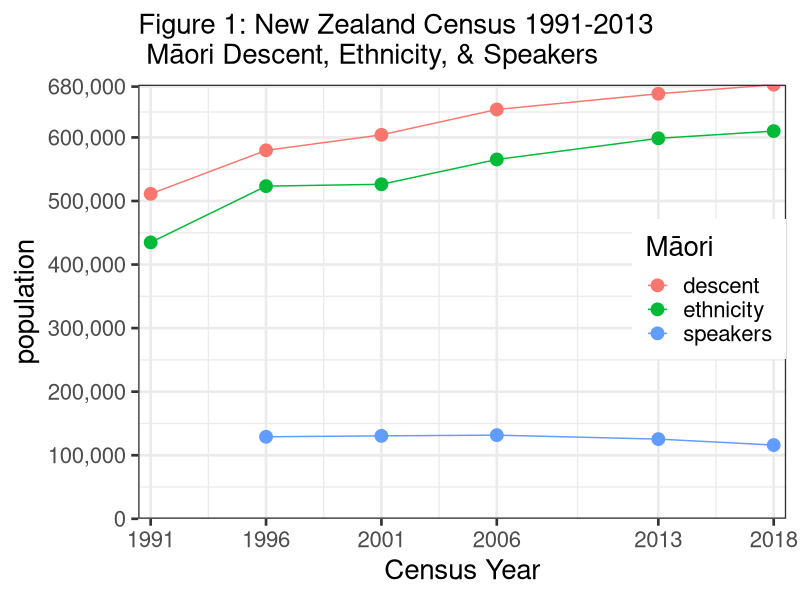
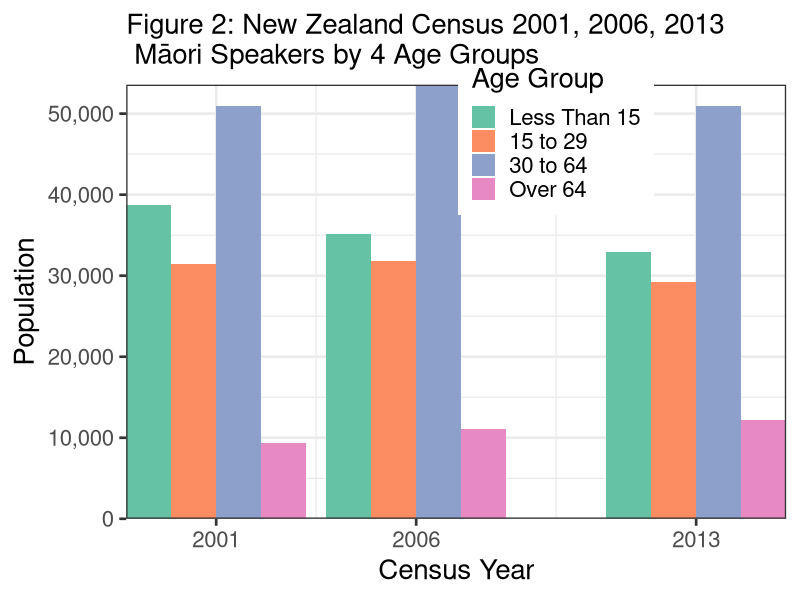
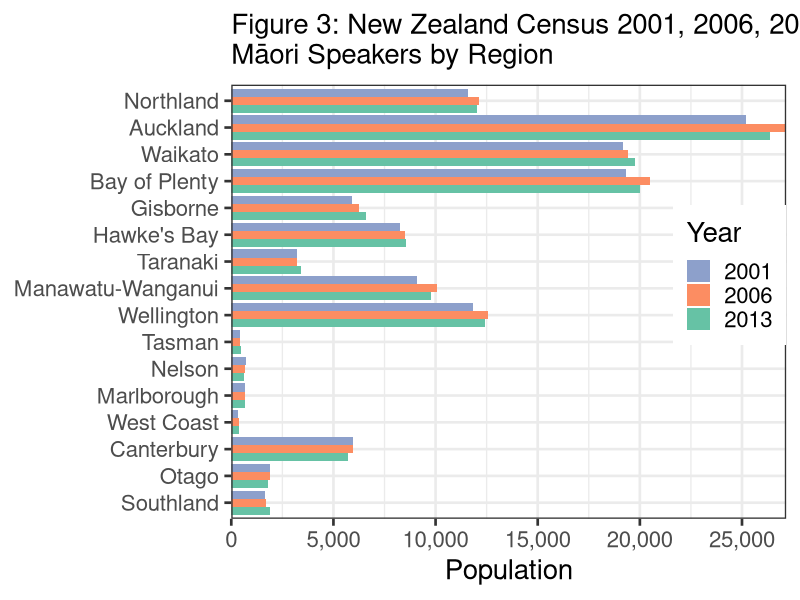
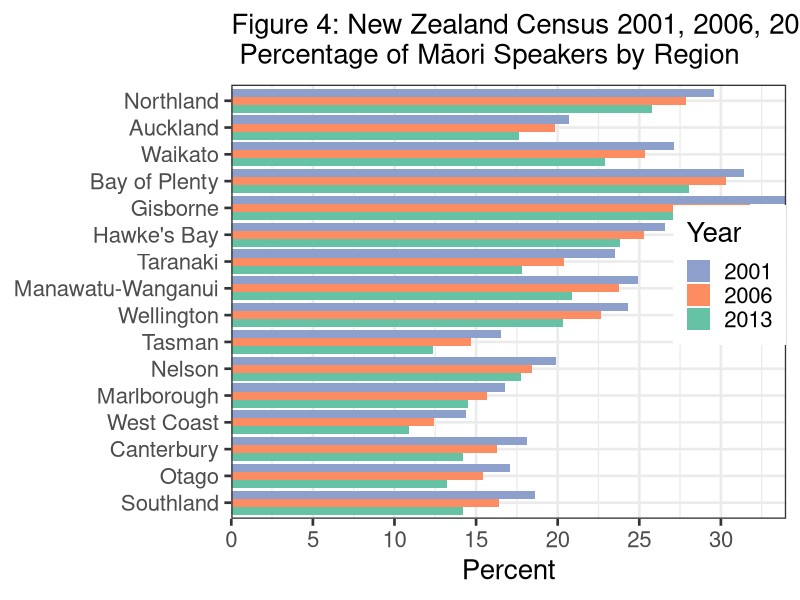
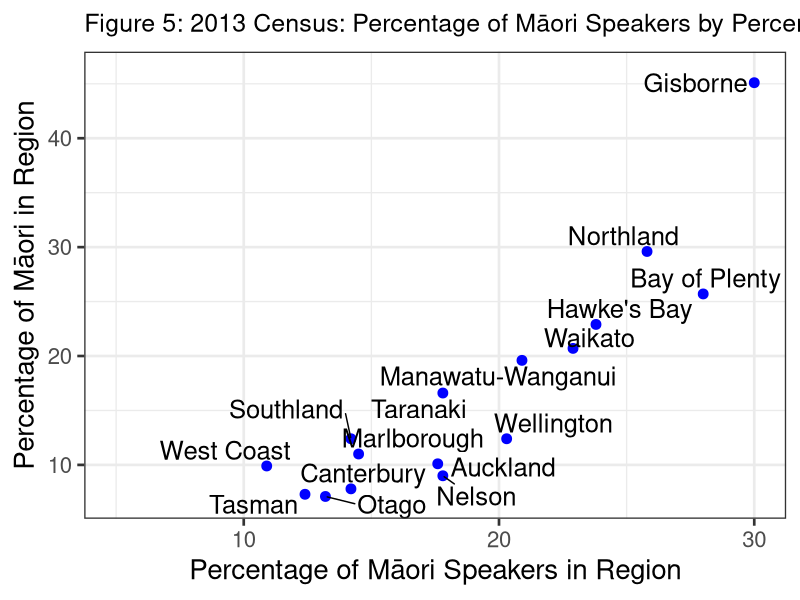
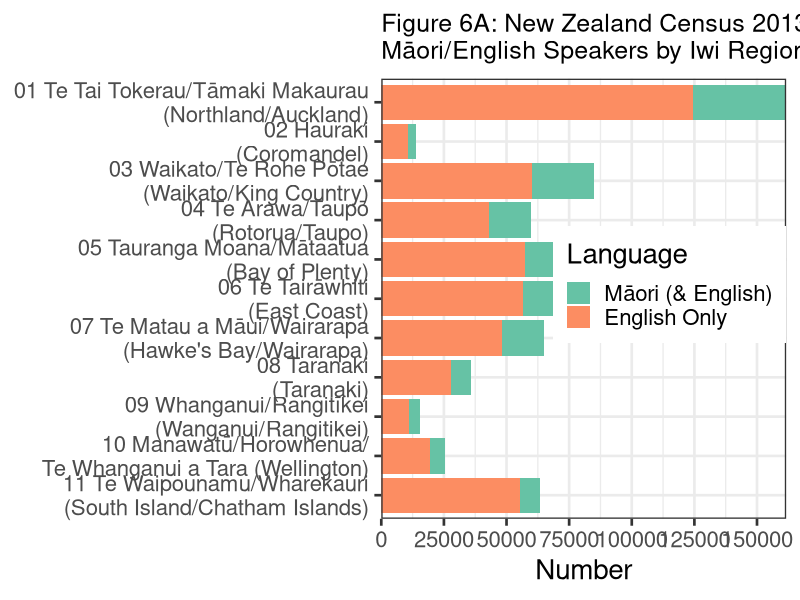
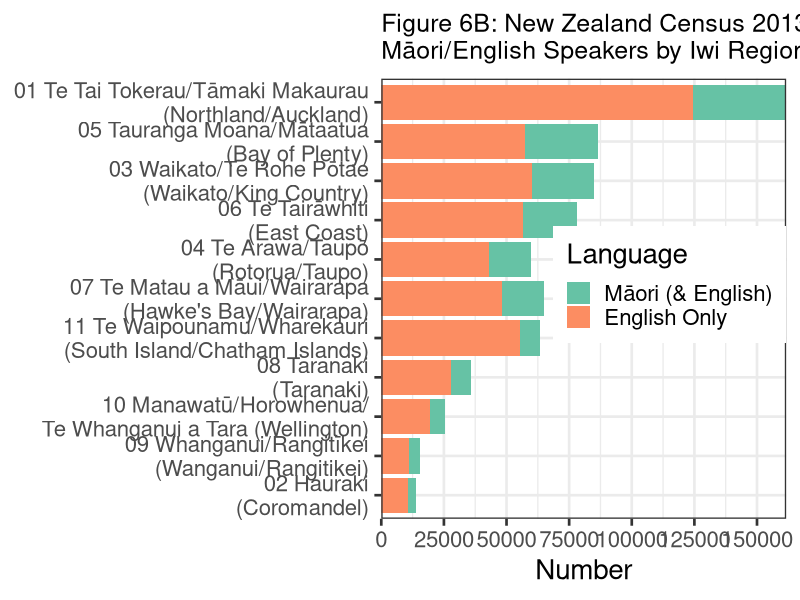
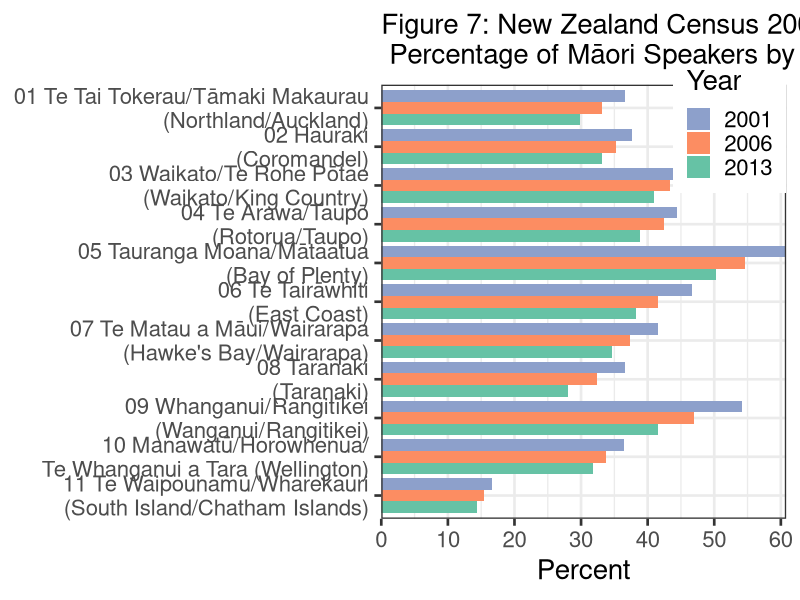

Write R code to recreate these figures, in order.
# start R script
# Maori Language stats from NZ Censuses, Peter J Keegan last updated 23 Jan 2016
# all data created in the script, self contained but not best way to do things.
# Done using R via RStudio in OSX, if using Windows etc. check Unicode OK.
# object names mostly lower case, or sometimes lowerCamelCase
# d.. usually indicates dataframe, plot.. indicates plot object
#
#
library(ggplot2);library(ggrepel)
library(reshape2)
library(scales)
library(readxl) #
#
# Section 1 Overview
# Create vectors of NZ Census (Maori) Data, with addition of my 2018 guestimates
#
year <- c(1991, 1996, 2001, 2006, 2013, 2018)
ethnicity <- c(434847, 523371, 526281, 565329, 598605, 610000)
descent <- c(511278, 579714, 604110, 643977, 668724, 683000)
speakers <- c(NA, 129048, 130482, 131613, 125352, 116000) # no lang. qu pre 1996
#
# Combine to R dataframe
#
d001 <- data.frame(year, descent, ethnicity, speakers)
#
rm(descent, ethnicity, speakers, year) # Get rid of redundant vectors
#
# Convert data from wide to long format and stack
#
d001a <- melt(d001, id.vars = "year",
               measure.vars = c("descent", "ethnicity", "speakers"),
              variable.name = "maori",
                 value.name = "population")
#
# plot 1 1st attempt
#
# ggplot(d001a, aes(x = year, y = population, colour = maori, group = maori)) +
# geom_line() + geom_point(size = 4)
#
# plot 1 Final
#
plot01a <- ggplot(d001a, aes(x = year, y = population, colour = maori,
  group = maori)) + labs(colour = "M\u0101ori")
plot01b <- plot01a + ggtitle(paste0("Figure 1: New Zealand Census 1991-2013",
"\n M\u0101ori Descent, Ethnicity, & Speakers"))
plot01c <- plot01b + geom_line() + geom_point(size = 4)
plot01d <- plot01c + scale_y_continuous(labels = comma,
  breaks = c(0, 100000, 200000, 300000, 400000, 500000, 600000, 680000),
  expand = c(0, 0))
plot01e <- plot01d + expand_limits(y = 0, x = 2018) + theme_bw(base_size = 20)
plot01f <- plot01e + scale_x_continuous(name = "Census Year",
  breaks = c(1991, 1996, 2001, 2006, 2013, 2018), expand = c(.02, 0))
plot01g <- plot01f + theme (plot.title = element_text(size = 20))
plot01g + theme(legend.justification=c(1,.1), legend.position=c(1,.4))
#
#
rm(plot01a, plot01b, plot01c, plot01d, plot01e, plot01f)
#
#
# Section 2 Maori Speakers by 4 age groups
#
# Create vectors of NZ Census Data, Maori speakers by age group by year
# (2001, 2006, 2013)
#
year <- c(2001, 2006, 2013)
agelessthan15 <- c(38673, 35151, 32961)
age15to29 <- c(31479, 31860, 29232)
age30to64 <- c(50967, 53574, 50910)
ageover64 <- c(9363, 11031, 12249)
#
# Combine to dataframe
#
d002 <- data.frame(year, agelessthan15, age15to29, age30to64, ageover64)
#
rm(year, agelessthan15, age15to29, age30to64, ageover64) # delete redund vectors
#
# Convert data from wide to long format & stack
#
d002a <- melt(d002, id.vars = "year",
  measure.vars = c("agelessthan15", "age15to29", "age30to64", "ageover64"),
  variable.name = "agegroup",
  value.name = "pop")
#
#
#
# plot 2, 1st attempt
#
# plot02a <- ggplot(d002a, aes(x = year, y = pop, fill = agegroup)) +
# geom_bar(position = "dodge", stat = "identity")
# plot02a + theme_bw(base_size = 20) +
# ggtitle("Census: Maori language speakers by 4 Age Groups")
#
# change plot 2 colours
#
plot02a <- ggplot(d002a, aes(x = year, y = pop, fill = agegroup)) +
  geom_bar(position = "dodge", stat = "identity")
plot02b <- plot02a + scale_fill_brewer(palette = "Set2", name = "Age Group",
  labels = c("Less Than 15", "15 to 29", "30 to 64", "Over 64")) +
  theme_bw(base_size = 20)
plot02c <- plot02b + ggtitle(paste0("Figure 2: New Zealand Census 2001, 2006, ",
"2013 \n M\u0101ori Speakers by 4 Age Groups"))
plot02d <- plot02c + scale_y_continuous(name = "Population", labels = comma,
  breaks = c(0, 10000, 20000, 30000, 40000, 50000, 60000), expand = c(0, 0))
plot02e <- plot02d + scale_x_continuous(name = "Census Year",
  breaks = c(2001, 2006, 2013), expand = c(0, 0))
plot02f <- plot02e + theme (plot.title = element_text(size = 20))
plot02f + theme(legend.justification=c(1,0), legend.position=c(.8,.7))
#
rm(plot02a, plot02b, plot02c, plot02d, plot02e)
#
#
# Section 3
#
# New Zealand Census, No. of Maori language speakers by Regions, 2001 to 2013
#
# Create vectors of Stats Census Regions
#
rorder <- c(1, 2, 3, 4, 5, 6, 7, 8, 9, 10, 11, 12, 13, 14, 15, 16)
#
cregion <- c("Northland", "Auckland", "Waikato", "Bay of Plenty", "Gisborne",
  "Hawke's Bay", "Taranaki", "Manawatu-Wanganui", "Wellington",
  "Tasman", "Nelson", "Marlborough", "West Coast", "Canterbury",
  "Otago", "Southland")
cregionrev <- rev(cregion)
#
#
#
spr2001 <- c(12045, 26373, 19749, 19995, 6591, 8550, 3423, 9795, 12423, 459,
  639, 654, 366, 5712, 1800, 1872)
pop2001 <- c(40734, 127626, 72822, 63654, 19365, 32085, 14559, 39267, 51123,
  2778, 3219, 3894, 2547, 31635, 10545, 10038)
per2001 <- c(29.6, 20.7, 27.1, 31.4, 34, 26.6, 23.5, 24.9, 24.3, 16.5,
  19.9, 16.8, 14.4, 18.1, 17.1, 18.6)
spr2006 <- c(12141, 27162, 19422, 20508, 6276, 8493, 3216, 10047, 12552,
  450, 666, 669, 363, 5979, 1896, 1710)
pop2006 <- c(43530, 137133, 76572, 67662, 19761, 33555, 15798, 42285,
  55437, 3063, 3615, 4275, 2916, 36669, 12273, 10422)
per2006 <- c(27.89, 19.81, 25.36, 30.31, 31.76, 25.31, 20.36, 23.76,
  22.64, 14.69, 18.42, 15.65, 12.45, 16.31, 15.45, 16.41)
spr2013 <- c(11586, 25173, 19176, 19326, 5901, 8256, 3228, 9114, 11841,
  426, 741, 693, 345, 5958, 1902, 1647)
pop2013 <- c(44931, 142770, 83742, 68943, 19683, 34662, 18150, 43599,
  58338, 3441, 4167, 4776, 3171, 41910, 14385, 11607)
per2013 <- c(25.79, 17.63, 22.9, 28.03, 29.98, 23.82, 17.79, 20.9,
  20.3, 12.38, 17.78, 14.51, 10.88, 14.22, 13.22, 14.19)
#
d003 <- data.frame(rorder, cregion, spr2001, pop2001, per2001,
  spr2006, pop2006, per2006, spr2013, pop2013, per2013)
#
rm(rorder, spr2001, pop2001, per2001, spr2006, pop2006,
  per2006, spr2013, pop2013, per2013)
#
d003a <- d003[c(2, 9, 6, 3)]
#
d003b <- melt(d003a, id.vars = "cregion",
    measure.vars = c("spr2001", "spr2006", "spr2013"),
    variable.name = "Year",
    value.name = "Population")
#
# plot 3 1st basic, then improve
#
# ggplot(d003b, aes(x = cregion, y = Population, fill = Year)) +
# geom_bar(position = "dodge", stat = "identity")
#
#
# plot 3 final plot
#
plot03c <- ggplot(d003b, aes(x = cregion, y = Population, fill = Year)) +
  geom_bar(position = "dodge", stat = "identity")
plot03d <- plot03c + coord_flip() + theme_bw(base_size = 20) +
  theme (plot.title = element_text(size=20))
plot03e <- plot03d + scale_fill_brewer(palette = "Set2",
  labels =c("2013", "2006", "2001"))
plot03f <- plot03e + ggtitle(paste0("Figure 3: New Zealand Census 2001, 2006, ",
"2013\nM\u0101ori Speakers by Region"))
plot03g <- plot03f + scale_x_discrete(limits = cregionrev)
plot03f <- plot03g + scale_y_continuous(labels = comma,
  breaks = c(0, 5000, 10000, 15000, 20000, 25000, 30000), expand = c(0, 0))
plot03g <- plot03f + guides(fill = guide_legend(reverse=TRUE)) +
  theme(axis.title.y = element_blank())
plot03g + theme(legend.justification=c(1,0), legend.position=c(1,.4))
#
rm(plot03c, plot03d, plot03e, plot03f)
#
#
# Section 4 #
#
# New Zealand Census % of Maori language speakers by Regions, 2001 to 2013
#
d004a <- d003[c(2, 11, 8, 5)]
#
d004b <- melt(d004a, id.vars = "cregion",
                measure.vars = c("per2013", "per2006", "per2001"),
                variable.name = "Year",
                   value.name = "Percent")
#
#
#names(d004b) <- c("Region", "Year", "Percent")
#
# plot 4, 1st basic then improve
#
# plot4a <- ggplot(d004b, aes(x=Region, y=Percent, fill=Year)) +
# geom_bar(position="dodge", stat="identity")
# plot4a + theme_bw(base_size = 16) +
# ggtitle("Census: % of Maori language speakers by Region") + coord_flip()
#
# plot 4 change plot colours
#
# plot04b <- ggplot(d004b, aes(x=Region, y=Percent, fill=Year)) +
# geom_bar(position="dodge", stat="identity")
# plot04bb <- cplot04b + scale_fill_brewer(palette="Set2") +
# theme_bw(base_size = 16) + coord_flip()
# plot04bb + ggtitle("Census: % Maori language speakers by Region")
#
# plot 4 add region labels
#
# plot04c <- ggplot(d004b, aes(x=Region, y=Percent, fill=Year)) +
# geom_bar(position="dodge", stat="identity")
# plot04d <- plot04c + scale_fill_brewer(palette="Set2") +
# theme_bw(base_size = 16)
# plot04e <- plot04d + ggtitle("Fig. 4: Census: % of Maori speakers by Region")
# plot04e + scale_x_discrete(limits=c("Southland", "Otago", "Canterbury",
# "West Coast", "Marlborough", "Nelson", "Tasman", "Wellington",
# "Manawatu-Wanganui", "Taranaki", "Hawke's Bay", "Gisborne",
# "Bay of Plenty", "Waikato", "Auckland", "Northland")) +
# theme(axis.title.y = element_blank())
#
# plot 4 Final, get legend labels correct and in order
#
plot04h <- ggplot(d004b, aes(x = cregion, y = Percent, fill = Year)) +
  geom_bar(position = "dodge", stat = "identity")
plot04i <- plot04h + scale_fill_brewer(palette = "Set2",
  labels =c("2013", "2006", "2001")) + coord_flip()
plot04j <- plot04i + theme_bw(base_size = 20)
plot04k <- plot04j + ggtitle(paste0("Figure 4: New Zealand Census 2001, 2006, ",
"2013\n Percentage of M\u0101ori Speakers by Region"))
plot04l <- plot04k + scale_x_discrete(limits = cregionrev)
plot04m <- plot04l + theme(axis.title.y = element_blank())
plot04n <- plot04m + scale_y_continuous(breaks = c(0, 5, 10, 15, 20, 25, 30,
  35), expand = c(0, 0))
plot04o <- plot04n + guides(fill = guide_legend(reverse = TRUE))
plot04p <- plot04o + theme (plot.title = element_text(size = 20))
plot04p + theme(legend.justification=c(1,0), legend.position=c(1,.4))
#
rm(plot04h, plot04i, plot04j, plot04k, plot04l, plot04m, plot04n, plot04o)
#
# Section 5
#
# NZ Census Data % of Maori speakers by Regions vs. % of total Regional pop.2013
#
# Create vectors of NZ Census Data for 2013
#
# Region (already created)
#
perSpkr13 <- c(25.8, 17.6, 22.9, 28.0, 30.0, 23.8, 17.8, 20.9, 20.3,
  12.4, 17.8, 14.5, 10.9, 14.2, 13.2, 14.2)
#
perPop13 <- c(29.6, 10.1, 20.7, 25.7, 45.1, 22.9, 16.6, 19.6, 12.4,
  7.3, 9.0, 11.0, 9.9, 7.8, 7.1, 12.4)
#
# Combine to dataframe
#
d005 <- data.frame(cregion, perSpkr13, perPop13)
#
rm(perSpkr13, perPop13)
#
#
#
# plot 5, basic then improve
#
# plot05 <- ggplot(d005, aes(x=perSpkr13, y=perPop13, fill=cregion)) +
# geom_point() + theme_bw(base_size = 16)
# plot05 + ggtitle("2013 Census: % Speakers by % of Region Pop.")
#
# plot 5 - add labels, hide key
#
# plot5a <- ggplot(d005, aes(x=perSpkr13, y=perPop13, fill=cregion)) +
# geom_point() + theme_bw(base_size = 16)
# plot5b <- plot5a + geom_text(aes(label=Region), hjust=1.1, vjust=.5, size=6) +
# xlim(5,40)+ ylim(5,50)
# plot5b + guides(fill=FALSE) +
# ggtitle("2013 Census: Maori % Speakers by % of Region Pop.")
#
# Plot 5, ex final R plot 2015
#
# plot05c <- ggplot(d005, aes(x = perSpkr13, y = perPop13, fill = cregion)) +
#   geom_point(colour = "blue", size = 4)
# plot05d <- plot05c + theme_bw(base_size = 20) + guides(fill=FALSE)
# plot05e <- plot05d + ggtitle(paste0("Figure 5: 2013 Census: % of M\u0101ori ",
# "Speakers by Percentage Region Population"))
# plot05f <- plot05e + theme (plot.title = element_text(size = 18))
# plot05g <- plot05f + geom_text(aes(label = cregion), hjust = 1.1,
#   vjust = .5, size = 6) + xlim(5, 30) + ylim(7, 46)
# plot05g + xlab("Percentage of M\u0101ori Speakers in Region") +
#   ylab("Percentage of M\u0101ori in Region")
#
# rm(plot05c, plot05d, plot05e, plot05f)
#
# Plot 5, Final R plot 2016
# use Geoms from ggrepel to fix overlapping labels
#
plot05cc <- ggplot(d005, aes(x = perSpkr13, y = perPop13, fill = cregion)) +
  geom_point(colour = "blue", size = 3)
plot05cd <- plot05cc + theme_bw(base_size = 20) + guides(fill=FALSE)
plot05ce <- plot05cd + ggtitle(paste0("Figure 5: 2013 Census: Percentage ",
    "of M\u0101ori Speakers by Percentage Region Population"))
plot05cf <- plot05ce + theme (plot.title = element_text(size = 18))
plot05cg <- plot05cf + geom_text_repel(aes(perSpkr13, perPop13, label = cregion),
    size = 6.5, force = 1) + xlim(5, 30) + ylim(7, 46)
plot05cg + xlab("Percentage of M\u0101ori Speakers in Region") +
  ylab("Percentage of M\u0101ori in Region")
#
rm(plot05cc, plot05cd, plot05ce, plot05cf)
#
#
#
# Section 6
#
# Create vectors of NZ Iwi-Region speakers of Maori for 2001, 2006, 2013
#
iwiregion <- c("01 Te Tai Tokerau/Tāmaki Makaurau\n (Northland/Auckland)",
  "02 Hauraki\n (Coromandel)",
  "03 Waikato/Te Rohe Pōtae\n (Waikato/King Country)",
  "04 Te Arawa/Taupō\n (Rotorua/Taupo)",
  "05 Tauranga Moana/Mātaatua\n (Bay of Plenty)",
  "06 Te Tairāwhiti\n (East Coast)",
  "07 Te Matau a Māui/Wairarapa\n (Hawke's Bay/Wairarapa)",
  "08 Taranaki\n (Taranaki)",
  "09 Whanganui/Rangitīkei\n (Wanganui/Rangitikei)",
  "10 Manawatū/Horowhenua/\n Te Whanganui a Tara (Wellington)",
  "11 Te Waipounamu/Wharekauri\n (South Island/Chatham Islands)")
#
iwiregionrev <- rev(iwiregion) # useful for plots
#
#
#
c2001M <- c(36012, 2508, 21954, 15708, 26454, 21429, 15696, 7149, 3990, 4569,
  6468)
c2001E <- c(98220, 6663, 46077, 35322, 43473, 45948, 37812, 19497, 7356,
  12525, 38856)
c2001T <- c(134232, 9171, 68031, 51030, 69927, 67377, 53508, 26646,
  11346, 17094, 45324)
c2001Per <- c(36.6, 37.6, 47.6, 44.4, 60.8, 46.6, 41.5, 36.6, 54.2, 36.4, 16.6)
c2006M <- c(39285, 3363, 22848, 16599, 28935, 23226, 17229, 7869, 4449,
  5295, 7710)
c2006E <- c(118527, 9504, 52665, 39063, 52947, 55809, 45966, 24234,
  9450, 15693, 49881)
c2006T <- c(157812, 12867, 75513, 55662, 81882, 79035, 63195, 32103,
  13899, 20988, 57591)
c2006Per <- c(33.1, 35.3, 43.3, 42.4, 54.6, 41.6, 37.4, 32.4, 47, 33.7, 15.4)
c2013M <- c(37140, 3492, 24666, 16743, 28890, 21588, 16680, 7842,
  4569, 6141, 7944)
c2013E <- c(124503, 10539, 60237, 43062, 57459, 56412, 48132, 27963,
  11001, 19287, 55284)
c2013T <- c(161643, 14031, 84903, 59805, 86349, 78000, 64812, 35805,
  15570, 25428, 63228)
c2013Per <- c(29.8, 33.1, 40.9, 38.8, 50.2, 38.2, 34.6, 28,
  41.5, 31.8, 14.3)
#
# Combine to dataframe
#
d006 <- data.frame(iwiregion, c2001M, c2001E, c2001T, c2001Per, c2006M,
  c2006E, c2006T, c2006Per, c2013M, c2013E, c2013T, c2013Per)
rm(c2001M, c2001E, c2001T, c2001Per, c2006M, c2006E, c2006T,
  c2006Per, c2013M, c2013E, c2013T, c2013Per)
#
d006a <- d006[c(1, 13, 9, 5)]
#
d006b <- melt(d006a, id.vars = "iwiregion")
names(d006b) <- c("iwiregion", "Year", "Percent")
#
d006c <- d006[c(1, 10, 11)]
d006d <- melt(d006c, id.vars = "iwiregion")
names(d006d) <- c("iwiregion", "Language", "Number")
#
# Plot 6
#
#
# plot06a <- ggplot(d006d, aes(x=iwiregion, y=Number, fill=Language)) +
# geom_bar(stat="identity")
# plot06a+ theme_bw(base_size = 18) +
# ggtitle("Maori/English Speakers by Iwi Region") + coord_flip()
#
#
plot06b <- ggplot(d006d, aes(x = iwiregion, y = Number, fill = Language)) +
  geom_bar(stat = "identity")
plot06c <- plot06b + ggtitle(paste0("Figure 6A: New Zealand Census 2013\n",
"M\u0101ori/English Speakers by Iwi Region"))
plot06d <- plot06c + theme_bw(base_size = 20) + coord_flip()
plot06e <- plot06d + theme (plot.title = element_text(size = 18))
plot06f <- plot06e + scale_fill_brewer(palette = "Set2",
  labels = c("M\u0101ori (& English)", "English Only"))
plot06g <- plot06f + scale_x_discrete(limits = iwiregionrev) +
  theme(axis.title.y = element_blank())
plot06h <- plot06g + scale_y_continuous(breaks = c(0, 25000, 50000, 75000,
  100000, 125000, 150000), expand = c(0, 0))
plot06h + theme(legend.justification=c(1,0), legend.position=c(1,.4))
#
rm(plot06b, plot06c, plot06d, plot06e, plot06f, plot06g)
#
# plot 6 reordered
#
plot06p <- ggplot(d006d, aes(x = iwiregion, y = Number, fill = Language)) +
  geom_bar(stat = "identity")
plot06q <- plot06p + ggtitle(paste0("Figure 6B: New Zealand Census 2013 \n",
"M\u0101ori/English Speakers by Iwi Region"))
plot06r <- plot06q + theme_bw(base_size = 20) + coord_flip() +
  theme(axis.title.y = element_blank())
plot06s <- plot06r + theme (plot.title = element_text(size = 18))
plot06t <- plot06s +
  scale_fill_brewer(palette = "Set2",
  labels =c("M\u0101ori (& English)", "English Only"))
plot06u <- plot06t + scale_x_discrete(limits =c("02 Hauraki\n (Coromandel)",
  "09 Whanganui/Rangitīkei\n (Wanganui/Rangitikei)",
  "10 Manawatū/Horowhenua/\n Te Whanganui a Tara (Wellington)",
  "08 Taranaki\n (Taranaki)",
  "11 Te Waipounamu/Wharekauri\n (South Island/Chatham Islands)",
  "07 Te Matau a Māui/Wairarapa\n (Hawke's Bay/Wairarapa)",
  "04 Te Arawa/Taupō\n (Rotorua/Taupo)",
  "06 Te Tairāwhiti\n (East Coast)",
  "03 Waikato/Te Rohe Pōtae\n (Waikato/King Country)",
  "05 Tauranga Moana/Mātaatua\n (Bay of Plenty)",
  "01 Te Tai Tokerau/Tāmaki Makaurau\n (Northland/Auckland)"))
plot06v <- plot06u + scale_y_continuous(breaks = c(0, 25000, 50000, 75000,
  100000, 125000, 150000), expand = c(0, 0))
plot06v + theme(legend.justification=c(1,0), legend.position=c(1,.4))
#
rm(plot06p, plot06q, plot06r, plot06s, plot06t, plot06u)
#
# Section 7
# plot 7
#
# plot07 <- ggplot(d006b, aes(x=IwiRegion, y=Percent, fill=Year)) +
# geom_bar(position="dodge", stat="identity")
# plot07 + theme_bw(base_size = 16) +
# ggtitle("Census: Percentage of Maori language speakers by Iwi Region") +
# coord_flip()
#
plot07a <- ggplot(d006b, aes(x = iwiregion, y = Percent, fill = Year)) +
  geom_bar(position = "dodge", stat = "identity")
plot07b <- plot07a + coord_flip() + theme_bw(base_size = 20)
plot07c <- plot07b +
  scale_fill_brewer(palette = "Set2", labels = c("2013", "2006", "2001"))
plot07d <- plot07c + ggtitle(paste0("Figure 7: New Zealand Census 2001, 2006, ",
"2013\n Percentage of M\u0101ori Speakers by Iwi Region"))
plot07e <- plot07d + theme (plot.title = element_text(size = 20))
plot07f <- plot07e + scale_x_discrete(limits = iwiregionrev)
plot07g <- plot07f + scale_y_continuous(breaks = c(0, 10, 20, 30,
  40, 50, 60), expand = c(0, 0))
plot07h <- plot07g + guides(fill = guide_legend(reverse = TRUE)) +
  theme(axis.title.y = element_blank())
plot07h + theme(legend.justification=c(1,0), legend.position=c(1, .75))
#
rm(plot07a, plot07b, plot07c, plot07d, plot07e, plot07f, plot07g)
#
# Section 8, iwi 10k+, 2013
#
iwi10k <-c("Ngapuhi", "Ngati Porou", "Ngai Tahu / Kai Tahu", "Waikato",
  "Ngati Tuwharetoa", "Ngati Maniapoto", "Tuhoe",
  "Ngati Kahungunu ki Te Wairoa", "Te Arawa",
  "Ngati Kahungunu, region unspecified", "Te Rarawa", "Ngati Awa",
  "Te Atiawa (Taranaki)", "Ngati Raukawa (ki te Tonga)",
  "Ngati Whatua", "Te Whanau-a-Apanui","Ngaiterangi",
  "Whakatohea", "Tainui", "Te Ati Hau Nui-a-Paparangi",
  "Ngati Kahungunu ki Heretaunga", "Ngati Raukawa (Waikato)")
iwi10krev  <- rev(iwi10k)
m2001 <-c(26646, 19431, 5148, 12636, 8958, 8031, 12363, 4332, 5241, 7278,
  4107, 4746, 2070, 3084, 3447, 4353, 3609, 3474, 3786, 3342, 2460, 1497)
e2001 <-c(76005, 41907, 33639, 23118, 20184, 19041, 16923, 10236, 11325,
  17481, 7347, 8247, 7953, 7860, 8580, 5562, 5853, 6438, 8940, 5433,
  4428, 3609)
t2001 <-c(102651, 61338, 38787, 35754, 29142, 27072, 29286, 14568, 16566,
  24759, 11454, 12993, 10023, 10944, 12027, 9915, 9462, 9912, 12726, 8775,
  6888, 5106)
per2001 <-c(26.0, 31.7, 13.3, 35.3, 30.7, 29.7, 42.2, 29.7, 31.6, 29.4,
  35.9, 36.5, 20.7, 28.2, 28.7, 43.9, 38.1, 35.0, 29.8, 38.1, 35.7, 29.3)
m2006 <-c(29733, 21153, 5973, 11412, 10428, 9375, 13344, 5535, 7458, 4977,
  4959, 5133, 2391, 3444, 4194, 4821, 4209, 4014, 4128, 3684, 3084, 2244)
e2006 <-c(92805, 51084, 43110, 22203, 24300, 24291, 19500, 15432, 15978,
  13920, 9960, 10164, 10383, 9786, 10581, 6993, 7986, 8106, 10221, 6807,
  6447, 5862)
t2006 <-c(122538, 72237, 49083, 33615, 34728, 33666, 32844, 20967, 23436,
  18897, 14919, 15297, 12774, 13230, 14775, 11814, 12195, 12120, 14349,
  10491, 9531, 8106)
per2006 <-c(24.3, 29.3, 12.2, 33.9, 30.0, 27.8, 40.6, 26.4, 31.8, 26.3,
  33.2, 33.6, 18.7, 26.0, 28.4, 40.8, 34.5, 33.1, 28.8, 35.1, 32.4, 27.7)
m2013 <-c(28053, 19425, 6270, 12879, 10011, 9429, 13413, 5460, 5670,
  4422, 5064, 5262, 2679, 3678, 3732, 5058, 4347, 3819, 2544, 3738, 3300,
  2763)
e2013 <-c(97302, 51447, 48132, 27252, 25776, 25902, 21522, 15492, 14046,
  14049, 11349, 10884, 12477, 11343, 10995, 7797, 8496, 8334, 9264, 7947,
  7656, 7254)
t2013 <-c(125355, 70872, 54402, 40131, 35787, 35331, 34935, 20952, 19716,
  18471, 16413, 16146, 15156, 15021, 14727, 12855, 12843, 12153, 11808,
  11685, 10956, 10017)
per2013 <-c(22.4, 27.4, 11.5, 32.1, 28.0, 26.7, 38.4, 26.1, 28.8, 23.9,
  30.9, 32.6, 17.7, 24.5, 25.3, 39.3, 33.8, 31.4, 21.5, 32.0, 30.1, 27.6)
#
d008 <- data.frame(iwi10k, m2001, e2001, t2001, per2001, m2006, e2006, t2006,
per2006, m2013, e2013, t2013, per2013)
#
rm(m2001, e2001, t2001, per2001, m2006, e2006, t2006, per2006, m2013,
  e2013, t2013, per2013)
#
d008a <- d008[c(1, 13, 9, 5)]
#
d008b <- melt(d008a, id.vars = "iwi10k")
names(d008b) <- c("iwi10k", "Year", "Percent")
#
d008c <- d008[c(1, 10, 11)]
d008d <- melt(d008c, id.vars = "iwi10k")
names(d008d) <- c("iwi10k", "Language", "Number")
#
# plot08a <- ggplot(d008d, aes(x=Iwi, y=Number, fill=Language)) +
# geom_bar(stat="identity")
# plot08a+ theme_bw(base_size = 18) +
# ggtitle("Maori/English Speakers by Major Iwi") + coord_flip()
#
#
plot08b <- ggplot(d008d, aes(x = iwi10k, y = Number, fill = Language)) +
  geom_bar(stat = "identity")
plot08c <- plot08b + ggtitle(paste0("Figure 8: New Zealand Census 2013\n",
"M\u0101ori/English Speakers by Major Iwi"))
plot08d <- plot08c + theme_bw(base_size = 20) + coord_flip()
plot08e <- plot08d + theme (plot.title = element_text(size=20))
plot08f <- plot08e+ theme(axis.title.y = element_blank())
plot08g <- plot08f + scale_fill_brewer(palette = "Set2",
  labels = c("M\u0101ori (& English)", "English Only"))
plot08h <- plot08g + scale_x_discrete(limits = iwi10krev)
plot08i <- plot08h + scale_y_continuous(breaks = c(0, 20000, 40000, 60000,
  80000, 100000, 120000), expand = c(0, 0))
plot08i + theme(legend.justification=c(1,0), legend.position=c(1,.4))
#
rm(plot08b, plot08c, plot08d, plot08e, plot08f, plot08g, plot08h)
#
#
plot08m <- ggplot(d008b, aes(x = iwi10k, y = Percent, fill = Year)) +
  geom_bar(position = "dodge", stat = "identity")
plot08n <- plot08m + coord_flip() + theme_bw(base_size = 20)
plot08o <- plot08n + scale_fill_brewer(palette = "Set2",
  labels = c("2013", "2006", "2001"))
plot08p <- plot08o + ggtitle(paste0("Figure 9: New Zealand Census 2001, 2006, ",
"2013\n Percentage of M\u0101ori Speakers by Major Iwi"))
plot08q <- plot08p + theme (plot.title = element_text(size=20))
plot08r <- plot08q + scale_x_discrete(limits = iwi10krev)
plot08s <- plot08r + scale_y_continuous(breaks = c(0, 10, 20, 30,
  40), expand = c(0, 0))
plot08t <- plot08s + guides(fill = guide_legend(reverse = TRUE)) +
  theme(axis.title.y = element_blank())
plot08t + theme(legend.justification=c(1,0), legend.position=c(1,.4))
#
rm(plot08m, plot08n, plot08o, plot08p, plot08q, plot08r, plot08s)
#
#
# Te Kupenga Data
#
# Figure 10
#
d010a <- read_excel("kupe-iwid1a.xls", sheet = 1) # columns set for stacks
str(d010a)
d010b <- d010a
#
d010c <- melt(d010b, id.vars = "iwi")
names(d010c) <- c("iwi", "Proficiency", "Percent")
str(d010c)
#
levels(d010c$Proficiency)
#
# either order factor Proficency for plotting or change column positions
#
# d010d <- d010c
# d010d$Proficiency <- factor(d010d$Proficiency, levels =c("epervewe",
#  "dperwell", "cperfw", "bpernot", "apernom"))
#
d010c$iwi <- factor(d010c$iwi, levels =c("Ngaitahu", "Tuwharetoa",
 "Maniapoto", "Ngapuhi","Ngati Porou", "Te Arawa", "Waikato",
 "Kahungunu (Wairoa)", "Tuhoe", "All"))
levels(d010c$iwi)
#
# theme(axis.text.x = element_text(angle = 60, hjust = 1)) +
#
ggplot(d010c, aes(x=iwi, y = Percent, fill = Proficiency)) + coord_flip() +
  geom_bar(stat = "identity") + theme_bw(base_size = 18) +
  scale_y_discrete(breaks = c(0, 10, 20, 30, 40, 50, 60, 70, 80, 90, 100),
  expand = c(0, 0)) + scale_fill_brewer(palette = "Blues", direction = -1,
  labels =c("very well", "well", "fairly well", "not very well", "few words"),
  name = "Te Reo M\u0101ori\n Proficiency") +
  ggtitle(paste0("Figure 10: Te Kupenga 2013, M\u0101ori Speaker",
  " Oral Proficiency by Major Iwi"))
#
#
#
# end of R script
